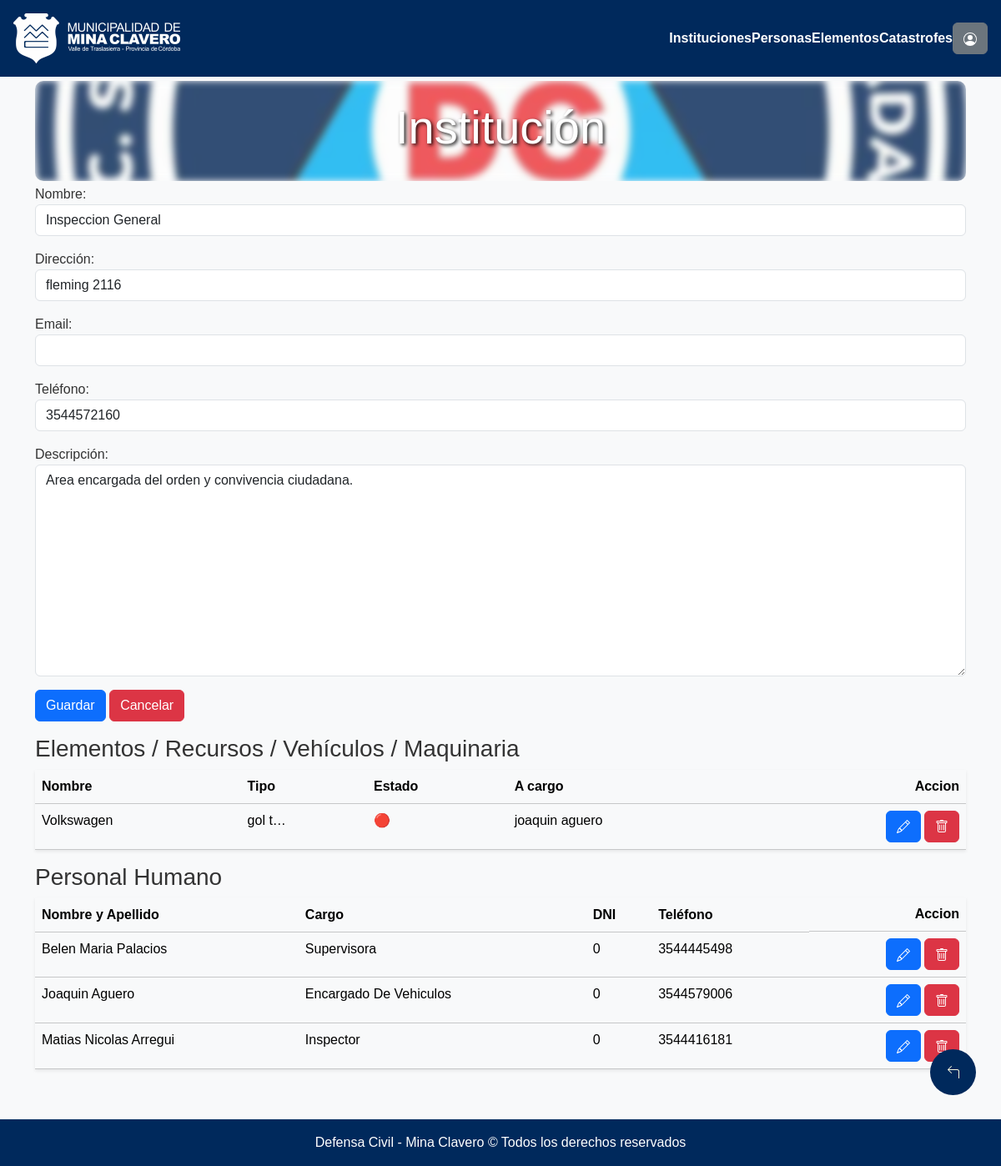
The page /instituciones/modificar/2 (signed in) on the database as committed earlier.
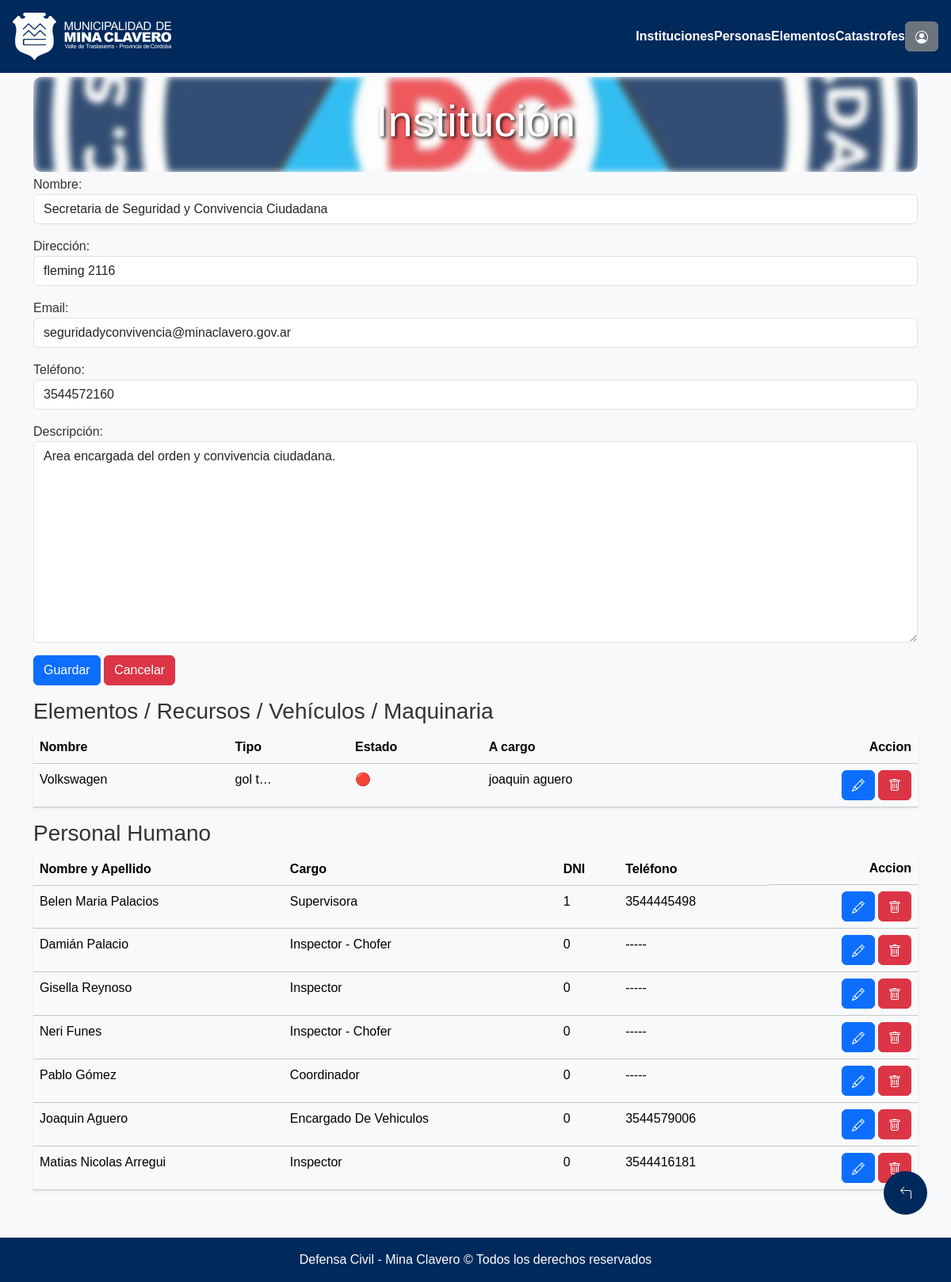
The same page on the database as committed later.
### seguridadVial/models.py (models this page shows, shortened)
class Institucion(models.Model):
    nombre = models.CharField(max_length=120)
    descripcion = models.CharField(max_length=240)
    direccion = models.CharField(max_length=120, default="", null=True, blank=True)
    email = models.CharField(max_length=120, default="", null=True, blank=True)
    telefono = models.CharField(max_length=30, default="",null=True, blank=True)

class Elementos(models.Model):
    nombre = models.CharField(max_length=120)
    tipo = models.CharField(max_length=120, null=True, blank=True)
    descripcion = models.CharField(max_length=120, default="", null=True, blank=True)
    cantidad = models.IntegerField(default=1, null=True, blank=True)
    observaciones = models.CharField(max_length=240, null=True, blank=True)
    estado = models.BooleanField(default=True, null=True, blank=True)
    id_persona = models.ForeignKey("Persona", on_delete=models.PROTECT)
    id_institucion = models.ForeignKey("Institucion", on_delete=models.CASCADE)

class Persona(models.Model):
    nombre_apellido = models.CharField(max_length=120)
    dni = models.IntegerField(default=0)
    telefono = models.CharField(max_length=30, default="",null=True, blank=True)
    id_institucion = models.ManyToManyField('Institucion', through="InstitucionCargoPersona")
    def __str__(self):
        return self.nombre_apellido

class InstitucionCargoPersona(models.Model):
    id_institucion = models.ForeignKey(Institucion, on_delete=models.CASCADE)
    id_persona = models.ForeignKey(Persona, on_delete=models.CASCADE)
    cargo = models.CharField(max_length=120)

### seguridadVial/views.py (the view)
# urls.py: path("instituciones/modificar/<str:pk>", login_required(permission_required('seguridadVial.change_institucion')(views.InstitucionModificar.as_view())), name="modificarInstitucion"),
class InstitucionModificar(UpdateView):
    model = Institucion
    form_class = InstitucionForm
    template_name = os.path.join("defensaCivil", "formularios", "institucionForm.html")
    success_url = reverse_lazy('listaInstituciones')
    def get_context_data(self, **kwargs):
        context = super().get_context_data(**kwargs)
        id = self.get_object().id
        personas_institucion = [x.id_persona.pk for x in InstitucionCargoPersona.objects.filter(id_institucion=id) ]
        personas = [ x for x in Persona.objects.all().order_by('nombre_apellido') if x.pk in personas_institucion]
        print(personas)
        elementos_institucion = Elementos.objects.filter(id_institucion=id)
        print(personas_institucion)
        cargos =  [{"id_persona": x.id_persona.pk, "cargo":x.cargo} for x in InstitucionCargoPersona.objects.filter(id_institucion=id) ]
        context['cargos'] = cargos
        context['personas'] = personas
        context['elementos'] = elementos_institucion
        return context

### seguridadVial/forms.py
class InstitucionForm(forms.ModelForm):
    class Meta:
        model = Institucion
        fields = ("nombre", "direccion", "email", "telefono", "descripcion")
        widgets = {
            'nombre': forms.TextInput(attrs={'class': 'form-control'}),
            'direccion': forms.TextInput(attrs={'class': 'form-control'}),
            'email': forms.TextInput(attrs={'class': 'form-control'}),
            'telefono': forms.TextInput(attrs={'class': 'form-control'}),
            'descripcion': forms.Textarea(attrs={'class': 'form-control'}),
        }
        labels = {
            "nombre":"Nombre",
            "direccion":"Dirección",
            "email":"Email",
            "telefono":"Teléfono",
            "descripcion":"Descripción",
        }

### municipalidad/templates/defensaCivil/formularios/institucionForm.html (shortened to what the changed rows need)
{% extends "defensaCivil/base.html" %}
{% load static %}
{% block contenido %}
<div class="container">
    <form method="post" enctype="multipart/form-data" id="formulario">
        {{ form.as_p }}
    </form>
    {% if elementos %}
        <table class="table table-light shadow-sm  mt-2">
            <thead class="bg-light">
              <tr>
                <th scope="col">Nombre</th>
                <th scope="col" class="d-none d-lg-table-cell">Tipo</th>
                <th scope="col">Estado</th>
                <th scope="col" class="d-none d-md-table-cell">A cargo</th>
                <th scope="col" class="d-flex justify-content-end">Accion</th>
              </tr>
            </thead>
            <tbody>
              {% for elemento in elementos %}
                <tr>
                  <td style="cursor: pointer;" onclick="window.location.href='{% url 'modificarElemento' elemento.id %}'">{{ elemento.nombre | title}}</td>
                  <td style="cursor: pointer;" class="d-none d-lg-table-cell" onclick="window.location.href='{% url 'modificarElemento' elemento.id %}'">{{ elemento.tipo|default_if_none:"-----" | truncatechars:6}}</td>
                  <td style="cursor: pointer;" onclick="window.location.href='{% url 'modificarElemento' elemento.id %}'">
                    {% if elemento.estado %}
                      <span style="color: red;">🔴</span>
                    {% else %}
                      <span style="color: green;">🟢</span>
                    {% endif %}
                  <td style="cursor: pointer;" class="d-none d-md-table-cell" onclick="window.location.href='{% url 'modificarElemento' elemento.id %}'">{{ elemento.id_persona.nombre_apellido}}</td>
                  <td>
                    <div class="d-flex justify-content-end align-items-center">
                        <a class="btn btn-primary" href="{% url 'modificarElemento' elemento.id %}">
                        </a>
                        <a class="btn btn-danger ms-1" href="{% url 'borrarElemento' elemento.id %}">
                        </a>
                    </div>
                  </td>
                </tr>
              {% endfor %}
            </tbody>
        </table>
    {% endif %}
    {% if personas %}
        <table class="table table-light shadow-sm  mt-2">
            <thead class="bg-light">
              <tr>
                <th scope="col">Nombre y Apellido</th>
                <th scope="col" class="d-none d-md-table-cell">Cargo</th>
                <th scope="col" class="d-none d-md-table-cell">DNI</th>
                <th scope="col" class="d-none d-md-table-cell">Teléfono</th>
                <th scope="col" class="d-flex justify-content-end">Accion</th>
              </tr>
            </thead>
            <tbody>
              {% for persona in personas %}
                {% if persona.nombre != "seleccionar persona" %}
                  <tr>
                    <td style="cursor: pointer;" onclick="window.location.href='{% url 'modificarPersona' persona.id %}'">{{ persona.nombre_apellido | title}}</td>
                    {% for cargo in cargos %}
                      {% if persona.id == cargo.id_persona%}
                        <td style="cursor: pointer;" onclick="window.location.href='{% url 'modificarPersona' persona.id %}'" class="d-none d-md-table-cell">{{cargo.cargo | title}}</td>
                      {% endif %}
                    {% endfor %}
                    <td style="cursor: pointer;" class="d-none d-md-table-cell" onclick="window.location.href='{% url 'modificarPersona' persona.id %}'">{{ persona.dni | default_if_none:"-----" }}</td>
                    <td style="cursor: pointer;" class="d-none d-md-table-cell" onclick="window.location.href='{% url 'modificarPersona' persona.id %}'">{{ persona.telefono | default_if_none:"-----" }}</td>
                    <td>
                      <div class="d-flex justify-content-end align-items-center">
                        <a class="btn btn-primary" href="{% url 'modificarPersona' persona.id %}">
                        </a>
                        <a class="btn btn-danger ms-1" href="{% url 'borrarPersona' persona.id %}">
                        </a>
                      </div>
                    </td>
                  </tr>
                {% endif %}
              {% endfor %}
            </tbody>
        </table>
    {% endif %}
</div>
{% endblock %}

Rows that differ between the two databases and show on the page:
changed Institucion "fleming 2116": nombre "Inspeccion General" → "Secretaria de Seguridad y Convivencia Ciudadana"; email (not shown) → "seguridadyconvivencia@minaclavero.gov.ar"
changed Persona "Belen Maria Palacios": dni "0" → "1"
added Persona: nombre_apellido "Damián Palacio", dni "0", telefono "-----"
added InstitucionCargoPersona: cargo "Inspector - Chofer"
added Persona: nombre_apellido "Gisella Reynoso", dni "0", telefono "-----"
added InstitucionCargoPersona: cargo "Inspector"
added Persona: nombre_apellido "Neri Funes", dni "0", telefono "-----"
added InstitucionCargoPersona: cargo "Inspector - Chofer"
added Persona: nombre_apellido "Pablo Gómez", dni "0", telefono "-----"
added InstitucionCargoPersona: cargo "Coordinador"
